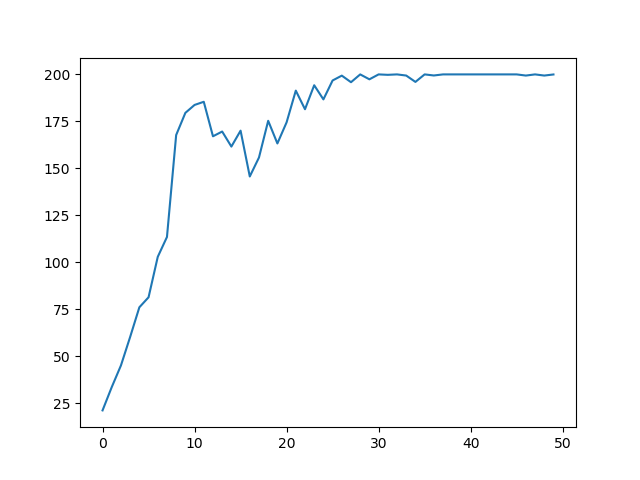

Write the Python code that produced this figure.
import gym
import tensorflow as tf
import numpy as np
import os
import argparse
import matplotlib.pyplot as plt
parser = argparse.ArgumentParser()
parser.add_argument("n_eps",type=int)
args = parser.parse_args()
os.environ['TF_CPP_MIN_LOG_LEVEL']='2'
tf.compat.v1.logging.set_verbosity(tf.compat.v1.logging.ERROR)
env = gym.make("CartPole-v0")

def plot_results(X,Y):
    plt.plot(X,Y)
    plt.show()

def mlp(x,hidden_size=[128,256,128],activation="tanh"):
    for size in hidden_size:
        x = tf.layers.dense(x,units=size,activation=activation)
    return x

obs_ph = tf.placeholder(shape=(None,env.observation_space.shape[0]),dtype=tf.float32)
obs_ph_next = tf.placeholder(shape=(None,env.observation_space.shape[0]),dtype=tf.float32)
old_log_policy = tf.placeholder(shape=(None,),dtype=tf.float32)
#Actor
x = mlp(obs_ph)
logits = tf.layers.dense(x,units=env.action_space.n,activation=None)
actor = tf.squeeze(tf.multinomial(logits,1),axis=1)

#Critic
x1 = mlp(obs_ph)
logits_critic = tf.layers.dense(x1,units=1,activation=None)
#Critic Next
x2 = mlp(obs_ph_next)
logits_critic_next = tf.layers.dense(x2,units=1,activation=None)

n_episodes=args.n_eps
clip_range= 0.2
batch_size=5000
weights_ph = tf.placeholder(shape=(None,),dtype=tf.float32)
act_ph = tf.placeholder(shape=(None,),dtype=tf.int32)

r = weights_ph
td_error = (r+(0.9*logits_critic_next)) - logits_critic
v_loss = tf.reduce_sum(tf.square(td_error))
v_train_op = tf.train.AdamOptimizer(learning_rate=0.01).minimize(v_loss)

act_one_hot = tf.one_hot(act_ph,env.action_space.n)
log_policy = tf.reduce_sum(act_one_hot*tf.nn.log_softmax(logits),axis=1)
ratio = tf.exp(log_policy - old_log_policy)
clipped_ratio = tf.clip_by_value(ratio,1-clip_range,1+clip_range)
loss = - tf.reduce_mean(tf.minimum(tf.stop_gradient(td_error)*clipped_ratio,tf.stop_gradient(td_error)*ratio))
train_op = tf.train.AdamOptimizer(learning_rate=0.001).minimize(loss)

class Agent:
    def __init__(self,n_episodes):
        self.n_episodes = n_episodes
    def train(self):
        sess = tf.InteractiveSession()
        sess.run(tf.global_variables_initializer())
        X=[h for h in range(self.n_episodes)]
        Y=[]
        for i in range(self.n_episodes):
            obs = env.reset()
            batch_obs,batch_obs_next,batch_act,batch_ret,batch_weights,batch_lens,batch_old_log_policy=[],[],[],[],[],[],[]
            ep_rews = []
            done = False
            while True:
                batch_obs.append(obs.copy())
                act = sess.run(actor,{obs_ph:obs.reshape(1,-1)})[0]
                batch_old_log_policy.append(sess.run(log_policy,{obs_ph:obs.reshape(1,-1),act_ph:np.array([act])})[0])
                obs_next,rew,done,_ = env.step(act)
                batch_obs_next.append(obs_next)
                obs = obs_next
                ep_rews.append(rew)
                batch_act.append(act)
                if done:
                    ep_ret,ep_len= sum(ep_rews),len(ep_rews)
                    batch_weights+=[ep_ret]*ep_len
                    batch_ret.append(ep_ret)
                    batch_lens.append(ep_len)
                    obs,ep_rews,done = env.reset(),[],False
                    if len(batch_obs)>batch_size:break
             
            batch_loss,_ = sess.run([loss,train_op],feed_dict={obs_ph:np.array(batch_obs),obs_ph_next:np.array(batch_obs_next),act_ph:np.array(batch_act),weights_ph:np.array(batch_weights),old_log_policy:np.array(batch_old_log_policy)})
            print(f'episode {i}: ')
            print(f'loss: {batch_loss} reward:{np.mean(batch_ret)} length: {np.mean(batch_lens)}')
            Y.append(np.mean(batch_lens))
        plot_results(X,Y)

if __name__ == "__main__":
    agent = Agent(n_episodes)
    agent.train()
